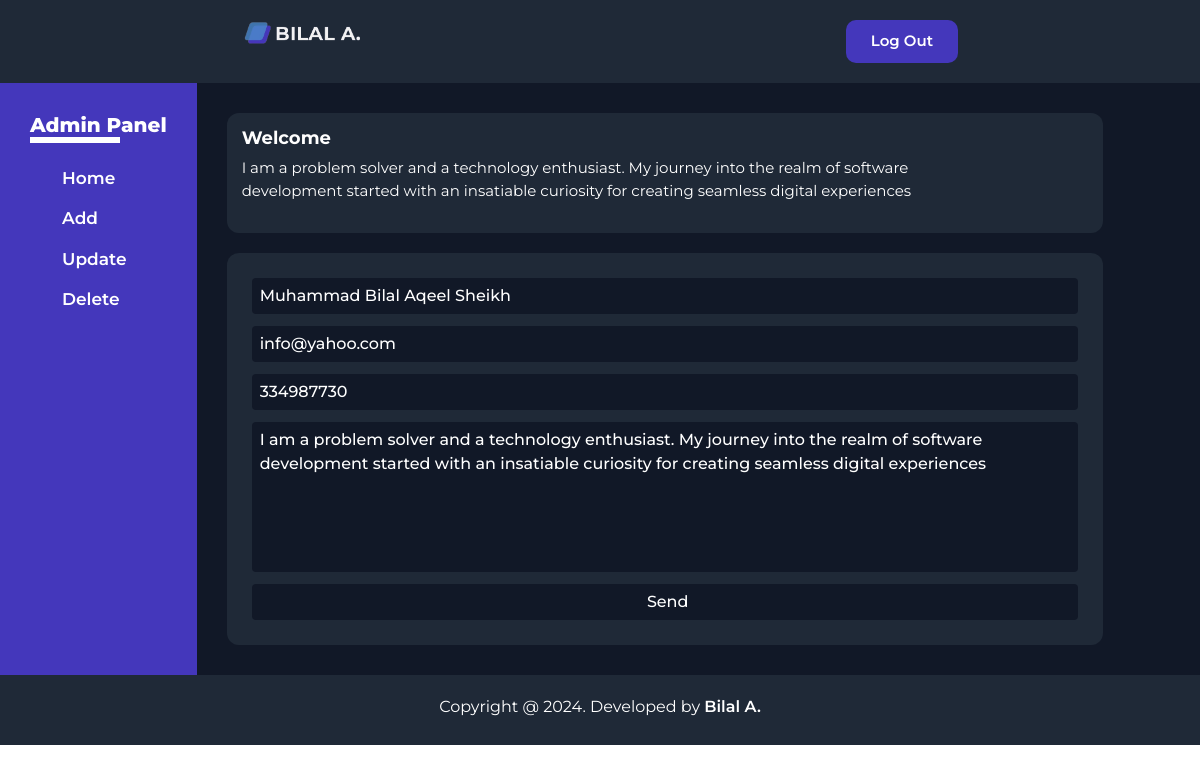
The app's page /adminPanel/updateInline.php?cid=1 (signed in) with its own data.
### tables this page shows
CREATE TABLE `user` (
  `id` int(11) NOT NULL,
  `name` varchar(70) NOT NULL,
  `email` varchar(80) NOT NULL,
  `phone` varchar(15) NOT NULL,
  `message` varchar(255) NOT NULL
);

### adminPanel/updateInline.php (the view, shortened to what this page needs)
<!DOCTYPE html>
<html lang="en">
<head>
    <link rel="stylesheet"
        href="https://cdn.jsdelivr.net/npm/@fortawesome/fontawesome-free@6.2.1/css/fontawesome.min.css">
    <link rel="stylesheet" href="https://cdnjs.cloudflare.com/ajax/libs/font-awesome/6.4.2/css/all.min.css">
    <link rel="stylesheet" href="https://cdn.jsdelivr.net/npm/bootstrap@5.3.2/dist/css/bootstrap.min.css">
    <link rel="stylesheet" href="../css/dashboard.css">
</head>
<body>
    <div class="grid-container">
        <?php
        include "header.php";
        ?>
        <div class="sidebar">
            <h3>Admin Panel</h3>
            <ul>
                <li><a href="dashboard.php">Home</a></li>
                <li><a href="add.php">Add</a></li>
                <li><a href="update.php">Update</a></li>
                <li><a href="del.php">Delete</a></li>
            </ul>
        </div>
        <div class="main">
            <div class="welcome">
                <h3>Welcome</h3>
                <p>
                    I am a problem solver and a technology enthusiast. My journey into the realm of software
                    development started with an insatiable curiosity for creating seamless digital experiences
                </p>
            </div>
            <div class="contact-form">
                <?php
                include "config.php";
                $cid = $_GET['cid'];
                $sql = "SELECT * FROM user WHERE id = '{$cid}'";
                $result = mysqli_query($conn, $sql) or die ("Query Failed.");
                if (mysqli_num_rows($result) > 0) {
                    while ($row = mysqli_fetch_assoc($result)) {
                        ?>
                        <form action="updata.php" method="post">
                            <input type="text" placeholder="Name" name="name" value="<?php echo $row['name'] ?>" required />
                            <input type="email" placeholder="Email" name="email" value="<?php echo $row['email'] ?>" required />
                            <input type="text" placeholder="Phone Number" name="phone" value="<?php echo $row['phone'] ?>"
                                required />
                            <textarea name="message" id="msg" placeholder="Message" cols="30"
                                rows="10"><?php echo $row['message'] ?></textarea>
                            <input type="submit" value="Send" id="send" name="update" required />
                        </form>
                        <?php
                    }
                }
                ?>
            </div>
        </div>
        <div class="footer">
            <p>Copyright @ 2024. Developed by <a href="">Bilal A.</a></p>
        </div>
    </div>
</body>
</html>

### css/dashboard.css (style rules this page uses)
* { padding: 0; margin: 0; font-family: 'Montserrat', sans-serif; }
:root { --nav-clr: #1F2937; --primary-clr: #111827; --secondary-clr: #111827; --third-clr: #4437BB; --white-color: white; --padding-btn: 10px 25px; }
.sidebar { grid-area: menu; }
.main { grid-area: main; }
.footer { grid-area: footer; }
.grid-container { display: grid; grid-template-areas: 'header header header header header header' 'menu main main main main main' 'footer footer footer footer footer footer'; background-color: var(--primary-clr); }
.sidebar { background-color: var(--third-clr); display: flex; flex-direction: column; padding: 30px 30px 30px 0px; }
.sidebar h3 { font-size: 20px; font-weight: 800; color: var(--white-color); margin-left: 30px; }
.sidebar h3::after { content: ""; width: 66%; height: 6px; background: var(--white-color); display: block; }
.sidebar ul { display: flex; flex-direction: column; gap: 15px; margin-left: 30px; margin-top: 15px; }
.sidebar ul li { list-style: none; text-align: left; }
.sidebar ul li a { text-decoration: none; color: var(--white-color); font-size: 17px; font-weight: 600; }
.main { background-color: var(--primary-clr); display: flex; flex-direction: column; padding: 30px 0px 30px 30px; gap: 20px; }
.welcome { width: 90%; background-color: var(--nav-clr); padding: 15px; border-radius: 12px; }
.welcome h3 { font-size: 18px; font-weight: 700; color: var(--white-color); }
.welcome p { font-size: 15px; color: var(--white-color); width: 80%; }
.footer { background-color: var(--nav-clr); color: var(--white-color); padding: 20px 10px 10px 10px; text-align: center; }
.footer a { text-decoration: none; color: var(--white-color); font-weight: 600; }
.contact-form { width: 90%; background: var(--nav-clr); padding: 25px; border-radius: 12px; }
form { display: flex; flex-direction: column; gap: 12px; }
form input { border: none; outline: none; background: var(--primary-clr); padding: 6px 2px 6px 8px; border-radius: 4px; color: white; font-weight: 500; }
form textarea { height: 150px; border: none; outline: none; background: var(--primary-clr); padding: 6px 2px 6px 8px; border-radius: 4px; color: white; font-weight: 500; resize: none; }

### records on screen
user: name "Muhammad Bilal Aqeel Sheikh", email "info@yahoo.com", phone "334987730", message "I am a problem solver and a technology enthusiast. My journey into the realm of software development started with an insatiable curiosity for creating seamless digital experiences"
